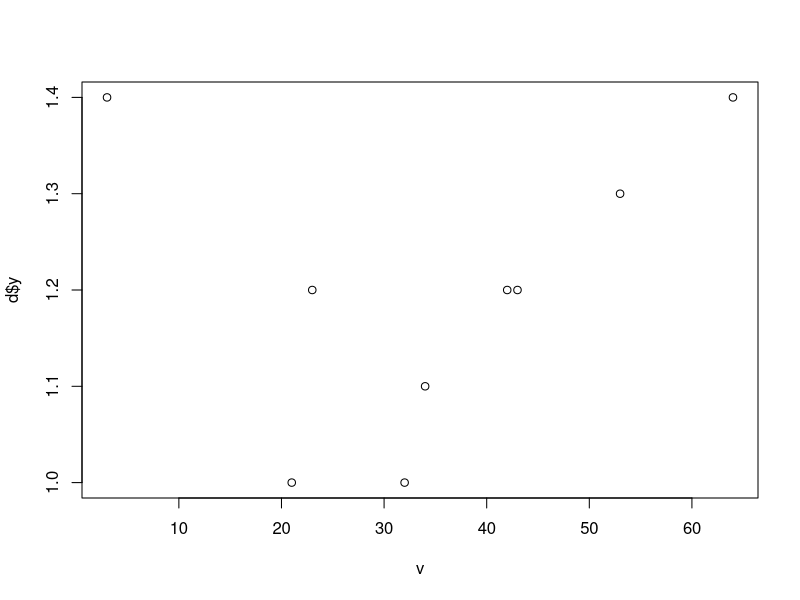
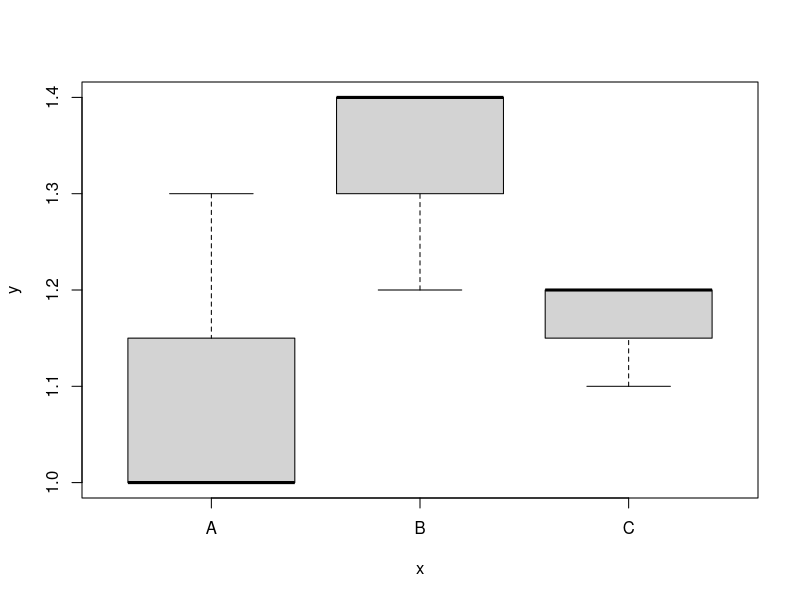
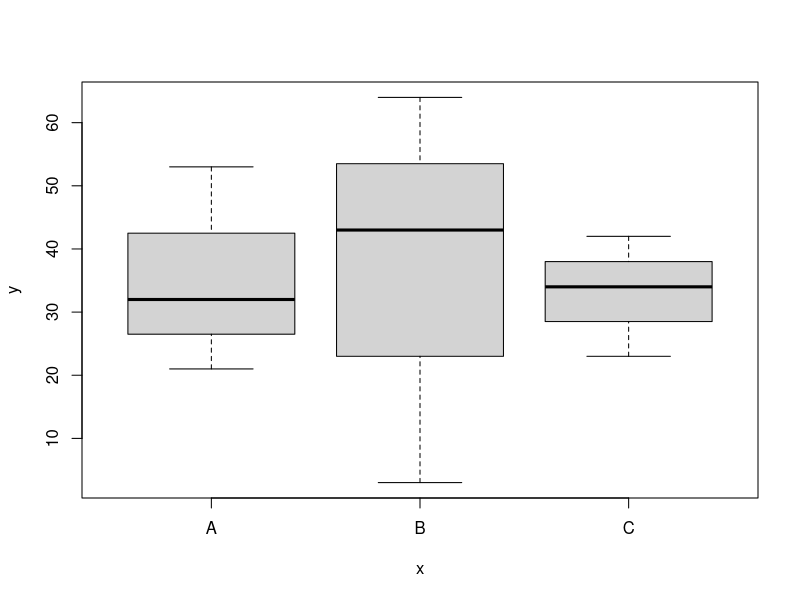

R code for these plots, in order: (Note: this script raises an error after producing the figures.)
## ---- chunk 1
 x <- 432/152
 n <- "A" 
 v <- c(21,32,3,42,53,43,64,23,34)
 s <- "Carcinus maenas"
 f <- as.factor(c("A", "A", "B", "C", "A", "B", "B", "C", "C"))
 m <- matrix(sample(1:25,25), nrow = 5)
 d <- data.frame(x = f, y = c(1,1,1.4,1.2,1.3,1.2,1.4,1.2,1.1))
 l <- list(x,n,v,s,f,d,m)
 b <- TRUE
## ---- chunk 2
mean(v)       # returns the mean of the values  
runif(12)     # returns random numbers from uniform distribution between 0 and 1
sample(1:100, 12)   # samples 12 values from the vector given in the first argument
rep(c("A","B","C"), each = 10)  # repeats each of the values in the vector ten times
cor(v, d$y, method = "pearson")   # returns pearson correlation of the two vectors
t.test(v, d$y)  # runs a t.test to compare the two vectors

# some functions have a very different syntax
1:5           # returns a sequence of integer numbers
2 + 2 == 5    # logical operators `==` and `!=` are functions

# plot functions don't return an output to the console, but they open a plot window.
plot(v, d$y)  
plot(d)
plot(f, v)
## ---- chunk 3
add_one_to <- function(x) x+1
a <- c(0.23,0.53,0.42,0.75,0.26)

add_one_to(a)

## ---- chunk 4
knitr::kable(head(read.csv("d1.csv")))
## ---- chunk 5
  setwd("G:/uni/projects/stats/rbasics/")
  d0 <- read.csv("d0.csv")
  d1 <- read.csv("d1.csv")
  d2 <- read.csv("d2.csv")
## ---- chunk 6
str(d1)  # returns the type of data for each column of the table 
head(d1) # returns the first 6 rows of a dataframe by default
## ---- chunk 7
  attach(d1)
  head(exp1)
## ---- chunk 8
  response <- d1$resp
  explanatory1 <- d1[,"exp1"]  # an alternative way of extracting data
  head(resp)
## ---- chunk 9
  plot(resp ~ exp1, data = d1)
## ---- chunk 10
  s1 <- subset(d1, exp1 == "ae") 
  s2 <- subset(d1, exp2 %in% c("A","B","D"))
## ---- chunk 11
  s1 <- d1[d1$exp1 == "ae",] 
  s2 <- d1[d1$exp2 %in% c("A","B","D"), ]
  s3 <- d2[d2$exp1 > median(d2$exp1), ]
## ---- chunk 12
  s1 <- d1[d1$exp2 %in% c("A","B","D"), c("exp1","resp")]
  head(s1)
  s2 <- d1[d1$exp2 %in% c("C"), c("exp1","resp")]
  head(s2)
## ---- chunk 13
model <- aov(resp ~ exp1 , data = d1) 
summary(model)
## ---- chunk 14
TukeyHSD(model)
## ---- chunk 15
model <- lm(resp ~ exp1 , data = d2) 
summary(model)
## ---- chunk 16
anova(model)
## ---- chunk 17
  plot(resp ~ exp1, d1) # with a factorial variable 'resp'
  plot(resp ~ exp1, d2) # with a continuous variable 'resp'
## ---- chunk 18
  hist(d1$resp) 
  barplot(c(2.5,3.2,2.3,4.4) )
## ---- chunk 19
 plot(resp ~ exp1, d2)  # creates the plot
 model <- lm(resp ~ exp1, d2)
 abline(model) # adds the linear model fit
 text(-4.5, 130, "(a)") # adds a label for the panel
 text(5,86, 
      paste0("y = ", round(model$coefficients[1], 2), 
          " + ", round(model$coefficients[2], 2), "x" )
      )  # adds the model equation
 points(resp ~ exp1, 
        data = subset(d2, cof1 == "a"), 
        col = "red", pch = 20) # highlights a part of the data
## ---- chunk 20
par(mfrow = c(1,2)) # creates a plot with two panels
plot(resp ~ exp1, d2)
par(bty = "n",        # disable box around plot
    mar = c(6,4,6,0)  # set plot margins
    )
plot(resp ~ exp1, d2, 
     las = 1,                 # makes axis labels horizontal
     ylim = c(0, 150), xlim = c(-4,7),  # sets axis limits
     ylab = "number of individuals", 
       xlab = "super duper index (SDI)",  # set axis labels
     yaxp = c(0,150,3), xaxp = c(-3,6,3), # sets axis marks
     pch = 20, cex = 0.3     # sets point style and size
     )
## ---- chunk 21
par(mfrow = c(1,3), las = 1, mar = c(4,6,1,1), las = 1, bty = "n")

plot(response ~ explanatory, d0, 
      xlim = c(16,18), ylim = c(0.282, 0.29), # sets axis limits
     ylab = "value", 
       xlab = "Temperature (°C)",  # set axis labels
     pch = 20, cex = 0.3     # sets point style and size
     )

mtext("a)",  adj = 0)
abline(lm(response ~ explanatory, d0))

plot(resp ~ exp1, d2, 
     ylim = c(0, 150), xlim = c(-4,7),  # sets axis limits
     ylab = "number of individuals", 
       xlab = "super duper index (SDI)",  # set axis labels
     yaxp = c(0,150,3), xaxp = c(-3,6,3), # sets axis marks
     pch = 20, cex = 0.3     # sets point style and size
     )
mtext("b)", adj = 0)
abline(lm(resp ~ exp1, d2))

plot(resp ~ exp1, d1, 
     ylim = c(0, 15),
     xlab = "treatment", ylab = "number of individuals"
     )
mtext("c)",  adj = 0)

## ---- chunk 22
png("d0.png", width = 900, height = 600, res = 144) 
plot(response ~ explanatory, d0)
dev.off()
## ---- chunk 23
pdf("d0.pdf", width = 9, height = 6) 
plot(response ~ explanatory, d0)
dev.off()
## ---- chunk 24
library("ggplot2")
